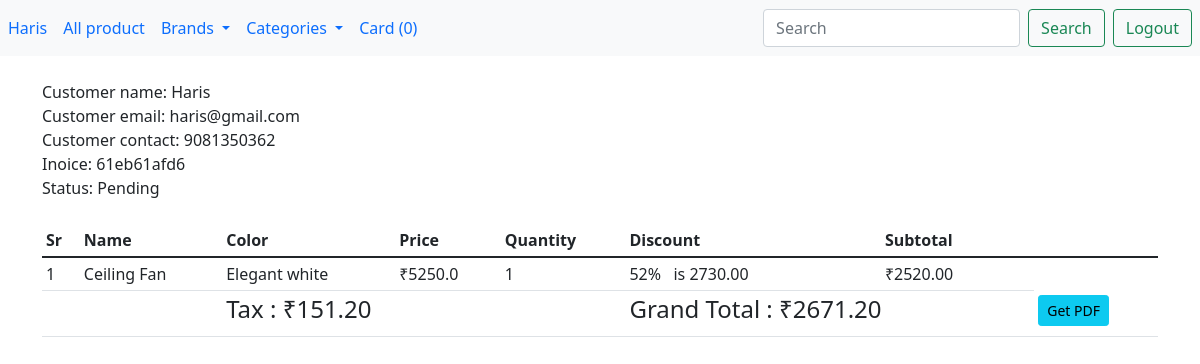
Page /orders/25ff153b2e (signed in) on the committed database.
### shop/customers/model.py (models this page shows, shortened)
class Register(db.Model,UserMixin):
    id = db.Column(db.Integer, primary_key= True)
    name = db.Column(db.String(50), unique= False)
    username = db.Column(db.String(50), unique= True)
    email = db.Column(db.String(50), unique= True)
    password = db.Column(db.String(200), unique= False)
    country = db.Column(db.String(50), unique= False)
    city = db.Column(db.String(50), unique= False)
    contact = db.Column(db.String(50), unique= False)
    address = db.Column(db.String(50), unique= False)
    zipcode = db.Column(db.String(50), unique= False)
    profile = db.Column(db.String(200), unique= False , default='profile.jpg')
    date_created = db.Column(db.DateTime, nullable=False, default=datetime.utcnow)

class CustomerOrder(db.Model):
    id = db.Column(db.Integer, primary_key=True)
    invoice = db.Column(db.String(20), unique=True, nullable=False)
    status = db.Column(db.String(20), default='Pending', nullable=False)
    customer_id = db.Column(db.Integer, unique=False, nullable=False)
    date_created = db.Column(db.DateTime, default=datetime.utcnow, nullable=False)
    orders = db.Column(JsonEcodedDict)

### shop/customers/routes.py (the view)
@app.route('/orders/<invoice>')
@login_required
def orders(invoice):
    if current_user.is_authenticated:
        grandTotal = 0
        subTotal = 0
        customer_id = current_user.id
        customer = Register.query.filter_by(id=customer_id).first()
        orders = CustomerOrder.query.filter_by(customer_id=customer_id).order_by(CustomerOrder.id.desc()).first()
        for _key, product in orders.orders.items():
            discount = (product['discount']/100) * float(product['price'])
            subTotal += float(product['price']) * int(product['quantity'])
            subTotal -= discount
            tax = ('%.2f' % (.06 * float(subTotal)))
            grandTotal = ('%.2f' % (1.06 * float(subTotal)))
    else:
        return redirect(url_for('customerLogin'))
    return render_template('customer/order.html',invoice=invoice, tax=tax,subTotal=subTotal,grandTotal=grandTotal,customer=customer,orders=orders)

### shop/customers/model.py (called while the page is built)
@login_manager.user_loader
def user_loader(user_id):
    return Register.query.get(user_id)

    def process_result_value(self, value, dialect):
        if value is None:
            return {}
        else:
            return json.loads(value)

### shop/templates/customer/order.html (shortened to what this page needs)
{% extends 'layout.html' %}
{% block content %}
{% include 'navbar_2.html' %}
<div class="container mt-4">
    <div class="row">
        <div class="col-md-12">
            Customer name: {{customer.name}}
            <br>
            Customer email: {{customer.email}}
            <br>
            Customer contact: {{customer.contact}}
            <br>
            Inoice: {{orders.invoice}}
            <br>
            Status: {{orders.status}}
            <br>
            <br>
            <table class="table table-sm">
                <thead>
                    <th>Sr</th>
                    <th>Name</th>
                    <th>Color</th>
                    <th>Price</th>
                    <th>Quantity</th>
                    <th>Discount</th>
                    <th>Subtotal</th>
                </thead>
                <tbody>
                    {% for key , product in orders.orders.items() %}
                    {% set discount = "%0.2f" |format((product.discount/100) * product.price|float) %}
                    <tr>
                        <td>{{loop.index}}</td>
                        <td>{{product.name}}</td>
                        <form action="{{url_for('upadatecart', code=key)}}" method="POST">
                            <td>
                                {{product.color|capitalize}}
                            </td>
                            <td>₹{{product.price}}</td>
                            <td>{{product.quantity}}</td>
                            {% if product.discount > 0 %}
                            <td>{{product.discount}}% &nbsp; is {{discount}}</td>
                            {% else %}
                            <td></td>
                            {% endif %}
                            {% set subtotal = product.quantity|int * product.price|float %}
                            <td>₹{{"%0.2f"|format((subtotal|float) - discount|float)}}</td>
                        </form>
                    </tr>
                    {% endfor %}
                    <tr>
                        <td>
                                {% set amount = grandTotal.replace('.','') %}
                        </td>
                        <td></td>
                        <td colspan="3">
                            <h4>Tax : ₹{{tax}}</h4>
                        </td>
                        <td colspan="4">
                            <h4>Grand Total : ₹{{grandTotal}}</h4>
                        </td>
                        <td>
                            <form action="{{url_for('get_pdf', invoice=orders.invoice)}}" method="POST">
                                <button type="submit" class="btn btn-info btn-sm">Get PDF</button>
                            </form>
                        </td>
                    </tr>
                </tbody>
            </table>
        </div>
    </div>
</div>
{% endblock content %}

### shop/templates/navbar_2.html (shortened to what this page needs)
<nav class="navbar navbar-expand-lg bg-light">
        <div class="collapse navbar-collapse" id="navbarSupportedContent">
            <ul class="navbar-nav me-auto mb-2 mb-lg-0">
                {% if current_user.is_authenticated %}
                <li class="nav-item">
                    <a class="nav-link active" aria-current="page" href="/">{{current_user.name}}</a>
                </li>
                {% endif %}
                <li class="nav-item">
                    <a class="nav-link active" aria-current="page" href="/">All product</a>
                </li>
                <li class="nav-item dropdown">
                    <a class="nav-link dropdown-toggle" href="#" role="button" data-bs-toggle="dropdown"
                        aria-expanded="false">
                        Brands
                    </a>
                </li>
                <li class="nav-item dropdown">
                    <a class="nav-link dropdown-toggle" href="#" role="button" data-bs-toggle="dropdown"
                        aria-expanded="false">
                        Categories
                    </a>
                </li>
                <li class="nav-item">
                    <a class="nav-link" href="{{url_for('getCart')}}" tabindex="-1">Card
                        ({{session['Shoppingcart']|length}})</a>
                </li>
            </ul>
            <form class="d-flex" role="search" action="{{url_for('result')}}">
                <input class="form-control me-2" type="search" placeholder="Search" aria-label="Search" name="q">
                <button class="btn btn-outline-success" type="submit">Search</button>
            </form>
            {% if current_user.is_authenticated %}
            <form action="{{url_for('customer_logout')}}">
                <button class="btn btn-outline-success mx-2" type="submit">Logout</button>
            </form>
            {% else %}
            <form action="{{url_for('customerLogin')}}">
                <button class="btn btn-outline-success mx-2" type="submit">Login</button>
            </form>
            {% endif %}
        </div>
</nav>

### rows in the picture
Register: name "Haris", email "haris@gmail.com", contact "9081350362"
CustomerOrder: invoice "61eb61afd6", status "Pending"

### other values in the picture
{{ session['Shoppingcart']|length }} "0"
{{ product.name }} "Ceiling Fan"
{{ product.color|capitalize }} "Elegant white"
{{ product.price }} "5250.0"
{{ product.quantity }} "1"
{{ product.discount }} "52"
{{ discount }} "2730.00"
{{ "%0.2f"|format((subtotal|float) - discount|float) }} "2520.00"
{{ tax }} "151.20"
{{ grandTotal }} "2671.20"
